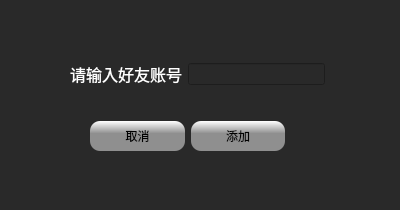
<?xml version="1.0" encoding="UTF-8"?>
<ui version="4.0">
 <class>Addfriend</class>
 <widget class="QWidget" name="Addfriend">
  <property name="geometry">
   <rect>
    <x>0</x>
    <y>0</y>
    <width>400</width>
    <height>210</height>
   </rect>
  </property>
  <property name="minimumSize">
   <size>
    <width>400</width>
    <height>210</height>
   </size>
  </property>
  <property name="windowTitle">
   <string>Form</string>
  </property>
  <property name="styleSheet">
   <string notr="true">QWidget{
background-color: rgb(41, 41, 41);
}
QPushButton{
background-color: qlineargradient(spread:pad, x1:1, y1:0, x2:1, y2:0.415, stop:0 rgba(255, 255, 255, 255), stop:1 rgba(143,143,143, 255));
border-style:outset;
border-radius:10px;
font-style:MingLiU-ExtB;
}
QPushButton:hover{
background-color: rgb(179, 179, 179);
border-style:inset;
font-style:MingLiU-ExtB;
}
QPushButton:pressed{
background-color:rgb(224,0,0);
border-style:inset;
font-style:MingLiU-ExtB;
}

QListWidget::item
{
color:rgb(255, 255, 255);
}

#label
{
color:rgb(255, 255, 255);
}

#lineEdit
{
color:rgb(255, 255, 255);
}</string>
  </property>
  <widget class="QWidget" name="layoutWidget">
   <property name="geometry">
    <rect>
     <x>70</x>
     <y>60</y>
     <width>255</width>
     <height>28</height>
    </rect>
   </property>
   <layout class="QHBoxLayout" name="horizontalLayout">
    <item>
     <widget class="QLabel" name="label">
      <property name="text">
       <string>&lt;html&gt;&lt;head/&gt;&lt;body&gt;&lt;p align=&quot;center&quot;&gt;&lt;span style=&quot; font-size:12pt;&quot;&gt;请输入好友账号&lt;/span&gt;&lt;/p&gt;&lt;/body&gt;&lt;/html&gt;</string>
      </property>
     </widget>
    </item>
    <item>
     <widget class="QLineEdit" name="lineEdit">
      <property name="text">
       <string/>
      </property>
     </widget>
    </item>
   </layout>
  </widget>
  <widget class="QWidget" name="layoutWidget">
   <property name="geometry">
    <rect>
     <x>90</x>
     <y>120</y>
     <width>195</width>
     <height>32</height>
    </rect>
   </property>
   <layout class="QHBoxLayout" name="horizontalLayout_2">
    <item>
     <widget class="QPushButton" name="cancelButton">
      <property name="minimumSize">
       <size>
        <width>0</width>
        <height>30</height>
       </size>
      </property>
      <property name="text">
       <string>取消</string>
      </property>
     </widget>
    </item>
    <item>
     <widget class="QPushButton" name="addButton">
      <property name="minimumSize">
       <size>
        <width>0</width>
        <height>30</height>
       </size>
      </property>
      <property name="text">
       <string>添加</string>
      </property>
     </widget>
    </item>
   </layout>
  </widget>
 </widget>
 <resources/>
 <connections/>
</ui>
